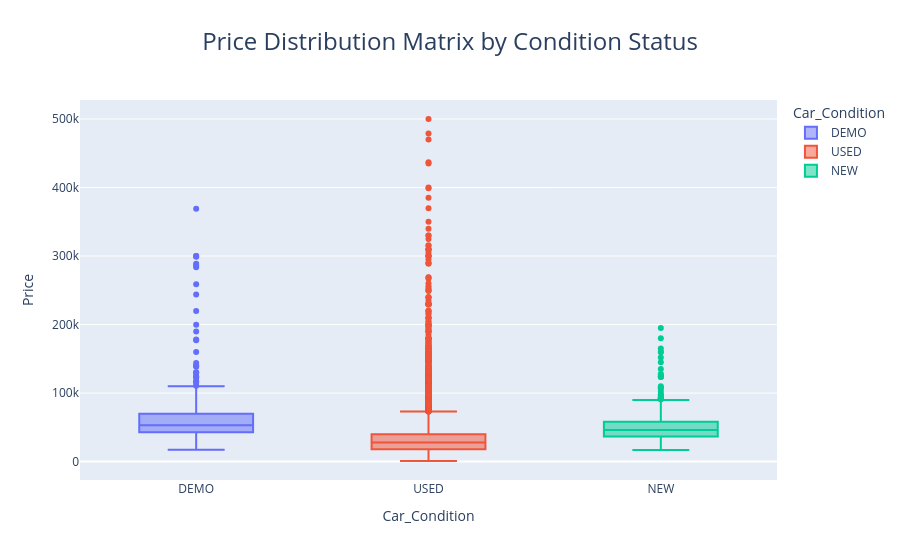

The notebook cell this image was saved under:
### Code cell
fig5 = px.box(
    df,
    x="Car_Condition",
    y="Price",
    color="Car_Condition",
    title="Price Distribution Matrix by Condition Status"
)
fig5.update_layout(
    title=dict(
        text="Price Distribution Matrix by Condition Status",
        x=0.5,
        font=dict(size=24)
    ))
fig5.show()

### Figure 1 — Plotly figure (JSON) as saved in the notebook; plotly's stock layout.template omitted (floating-point values rounded to 4 significant figures; data arrays with more than 128 entries replaced by an {"elided": "..."} marker saying what was removed)
{"data": [{"alignmentgroup": "True", "hovertemplate": "Car_Condition=%{x}<br>Price=%{y}<extra></extra>", "legendgroup": "DEMO", "marker": {"color": "#636efa"}, "name": "DEMO", "notched": false, "offsetgroup": "DEMO", "orientation": "v", "showlegend": true, "type": "box", "x": {"elided": "504 str values"}, "x0": " ", "xaxis": "x", "y": {"elided": "504 float values"}, "y0": " ", "yaxis": "y"}, {"alignmentgroup": "True", "hovertemplate": "Car_Condition=%{x}<br>Price=%{y}<extra></extra>", "legendgroup": "USED", "marker": {"color": "#EF553B"}, "name": "USED", "notched": false, "offsetgroup": "USED", "orientation": "v", "showlegend": true, "type": "box", "x": {"elided": "14948 str values"}, "x0": " ", "xaxis": "x", "y": {"elided": "14948 float values"}, "y0": " ", "yaxis": "y"}, {"alignmentgroup": "True", "hovertemplate": "Car_Condition=%{x}<br>Price=%{y}<extra></extra>", "legendgroup": "NEW", "marker": {"color": "#00cc96"}, "name": "NEW", "notched": false, "offsetgroup": "NEW", "orientation": "v", "showlegend": true, "type": "box", "x": {"elided": "627 str values"}, "x0": " ", "xaxis": "x", "y": {"elided": "627 float values"}, "y0": " ", "yaxis": "y"}], "layout": {"boxmode": "overlay", "legend": {"title": {"text": "Car_Condition"}, "tracegroupgap": 0}, "title": {"font": {"size": 24}, "text": "Price Distribution Matrix by Condition Status", "x": 0.5}, "xaxis": {"anchor": "y", "categoryarray": ["DEMO", "USED", "NEW"], "categoryorder": "array", "domain": [0, 1], "title": {"text": "Car_Condition"}}, "yaxis": {"anchor": "x", "domain": [0, 1], "title": {"text": "Price"}}}}
